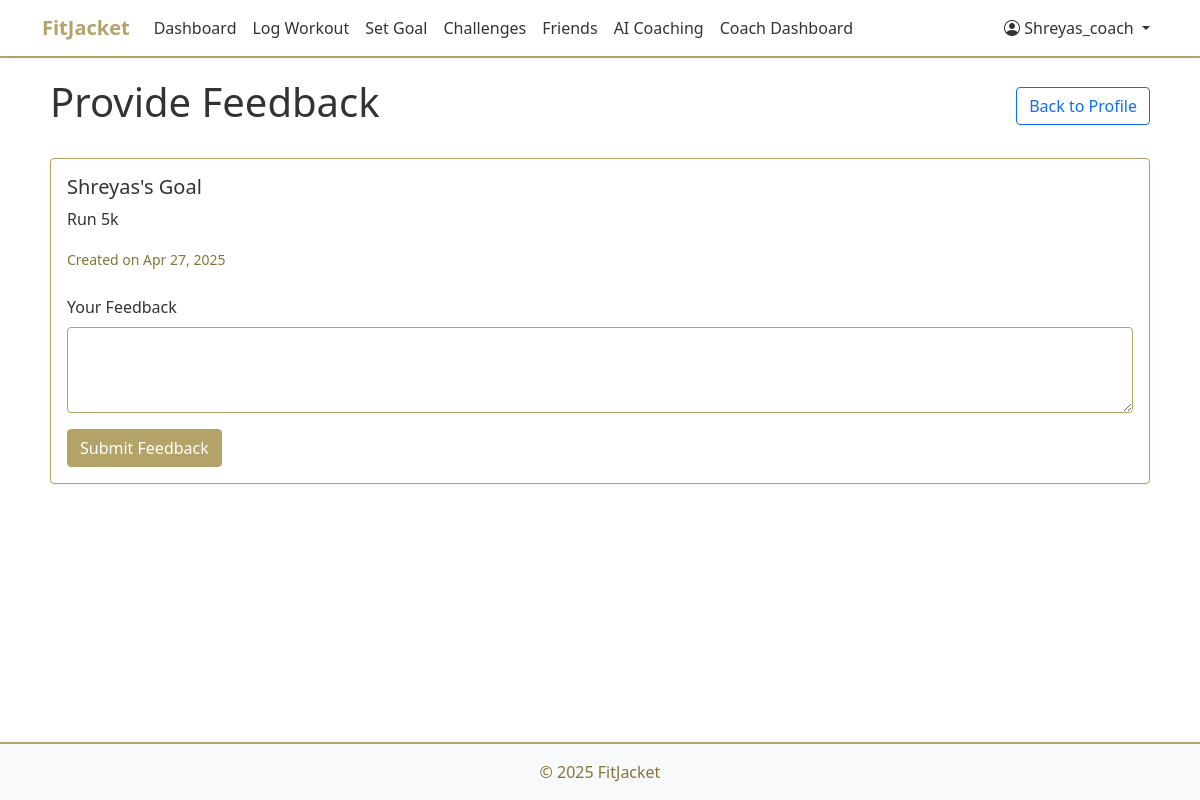
Page /feedback/goal/1/ (signed in) on the committed database.
### fitness/models.py (models this page shows, shortened)
class CustomUser(AbstractUser):
    USER_TYPE_CHOICES = (
        ('user', 'User'),
        ('coach', 'Coach'),
    )
    user_type = models.CharField(max_length=10, choices=USER_TYPE_CHOICES, default='user')
    bio = models.TextField(blank=True)
    profile_picture = models.ImageField(upload_to='profile_pictures/', null=True, blank=True)
    fitness_level = models.CharField(max_length=20, choices=(
        ('beginner', 'Beginner'),
        ('intermediate', 'Intermediate'),
        ('advanced', 'Advanced'),
    ), default='beginner')
    friends = models.ManyToManyField('self', symmetrical=False, blank=True)

class Goal(models.Model):
    user = models.ForeignKey(CustomUser, on_delete=models.CASCADE)
    description = models.TextField()
    created_at = models.DateTimeField(auto_now_add=True)
    target_date = models.DateField(null=True, blank=True)
    is_completed = models.BooleanField(default=False)
    coach_feedback = models.TextField(blank=True, null=True)

### fitness/views.py (the view)
# urls.py: path('feedback/<str:model_type>/<int:item_id>/', views.provide_feedback, name='provide_feedback'),
@login_required
def provide_feedback(request, model_type, item_id):
    if request.user.user_type != 'coach':
        return redirect('dashboard')
    if model_type == 'goal':
        item = get_object_or_404(Goal, id=item_id)
    else:
        item = get_object_or_404(Workout, id=item_id)
    if request.method == 'POST':
        form = CoachFeedbackForm(request.POST, instance=item)
        if form.is_valid():
            form.save()
            return redirect('user_profile', user_id=item.user.id)
    else:
        form = CoachFeedbackForm(instance=item)
    return render(request, 'fitness/provide_feedback.html', {
        'form': form,
        'item': item,
        'model_type': model_type
    })

### fitness/forms.py
class CoachFeedbackForm(forms.ModelForm):
    class Meta:
        model = Goal
        fields = ['coach_feedback']
        widgets = {
            'coach_feedback': forms.Textarea(attrs={'class': 'form-control', 'rows': 3})
        }

### fitness/templates/fitness/provide_feedback.html (shortened to what this page needs)
{% extends 'fitness/base.html' %}
{% block content %}
<div class="d-flex justify-content-between align-items-center mb-4">
    <h1>Provide Feedback</h1>
    <a href="{% url 'user_profile' item.user.id %}" class="btn btn-outline-primary">Back to Profile</a>
</div>
<div class="card">
    <div class="card-body">
        <h5 class="card-title">{{ item.user.username }}'s {{ model_type|title }}</h5>
        <p class="card-text">{{ item.description }}</p>
        <p class="card-text"><small class="text-muted">Created on {{ item.created_at|date:"M d, Y" }}</small></p>
        <form method="post" class="mt-4">
            <div class="mb-3">
                <label for="id_coach_feedback" class="form-label">Your Feedback</label>
                {{ form.coach_feedback }}
            </div>
            <button type="submit" class="btn btn-primary">Submit Feedback</button>
        </form>
    </div>
</div>
{% endblock %}

### fitness/templates/fitness/base.html (shortened to what this page needs)
<!DOCTYPE html>
<html lang="en">
<head>
    <link href="https://cdn.jsdelivr.net/npm/bootstrap@5.1.3/dist/css/bootstrap.min.css" rel="stylesheet">
    <link rel="stylesheet" href="https://cdn.jsdelivr.net/npm/bootstrap-icons@1.7.2/font/bootstrap-icons.css">
</head>
<body>
    <nav class="navbar navbar-expand-lg navbar-light bg-light">
        <div class="container">
            <a class="navbar-brand" href="{% url 'home' %}">FitJacket</a>
            <div class="collapse navbar-collapse" id="navbarNav">
                <ul class="navbar-nav me-auto">
                    {% if user.is_authenticated %}
                        <li class="nav-item">
                            <a class="nav-link" href="{% url 'dashboard' %}">Dashboard</a>
                        </li>
                        <li class="nav-item">
                            <a class="nav-link" href="{% url 'log_workout' %}">Log Workout</a>
                        </li>
                        <li class="nav-item">
                            <a class="nav-link" href="{% url 'set_goal' %}">Set Goal</a>
                        </li>
                        <li class="nav-item">
                            <a class="nav-link" href="{% url 'challenges' %}">Challenges</a>
                        </li>
                        <li class="nav-item">
                            <a class="nav-link" href="{% url 'friends' %}">Friends</a>
                        </li>
                        <li class="nav-item">
                            <a class="nav-link" href="{% url 'ai_coaching' %}">AI Coaching</a>
                        </li>
                        {% if user.user_type == 'coach' %}
                            <li class="nav-item">
                                <a class="nav-link" href="{% url 'coach_dashboard' %}">Coach Dashboard</a>
                            </li>
                        {% endif %}
                    {% endif %}
                </ul>
                <ul class="navbar-nav">
                    {% if user.is_authenticated %}
                        <li class="nav-item dropdown">
                            <a class="nav-link dropdown-toggle" href="#" id="navbarDropdown" role="button" data-bs-toggle="dropdown">
                                <i class="bi bi-person-circle"></i> {{ user.username }}
                            </a>
                        </li>
                    {% endif %}
                </ul>
            </div>
        </div>
    </nav>
    <div class="container main-content">
        {% block content %}
        {% endblock %}
    </div>
    <footer class="footer mt-auto py-3 bg-light">
        <div class="container text-center">
            <span class="text-muted">© 2025 FitJacket</span>
        </div>
    </footer>
</body>
</html>

### fitness/templates/fitness/base.html (style rules this page uses)
:root { --gt-gold: #B3A369; --gt-dark-gold: #857437; --white: #FFFFFF; --light-gray: #F5F5F5; --dark-gray: #333333; }
html, body { height: 100%; margin: 0; background-color: var(--white); color: var(--dark-gray); }
body { display: flex; flex-direction: column; }
.navbar { background-color: var(--white) !important; border-bottom: 2px solid var(--gt-gold); box-shadow: 0 2px 4px rgba(179, 163, 105, 0.1); }
.navbar-brand { font-weight: bold; color: var(--gt-gold) !important; }
.nav-link { color: var(--dark-gray) !important; }
.main-content { padding: 20px; flex: 1 0 auto; }
.card { margin-bottom: 20px; background-color: var(--white); border: 1px solid var(--gt-gold); box-shadow: 0 2px 4px rgba(179, 163, 105, 0.1); }
.footer { flex-shrink: 0; width: 100%; background-color: var(--white); border-top: 2px solid var(--gt-gold); }
.btn-primary { background-color: var(--gt-gold); border-color: var(--gt-gold); color: var(--white); }
.form-control { background-color: var(--white); border: 1px solid var(--gt-gold); color: var(--dark-gray); }
.text-muted { color: var(--gt-dark-gold) !important; }

### rows in the picture
CustomUser: username "Shreyas_coach"
Goal: user.username "Shreyas", description "Run 5k", created_at "Apr 27, 2025"

### other values in the picture
{{ model_type|title }} "Goal"
